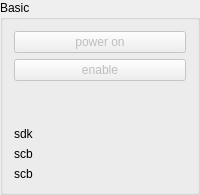
       <widget class="QGroupBox" name="groupBox">
        <property name="title">
         <string>Basic</string>
        </property>
        <layout class="QGridLayout" name="gridLayout_6">
         <item row="1" column="0">
          <layout class="QGridLayout" name="gridLayout_5">
           <item row="3" column="0">
            <widget class="QLabel" name="label_65">
             <property name="text">
              <string>sdk</string>
             </property>
            </widget>
           </item>
           <item row="1" column="0">
            <widget class="QPushButton" name="enableBt">
             <property name="enabled">
              <bool>false</bool>
             </property>
             <property name="text">
              <string>enable</string>
             </property>
            </widget>
           </item>
           <item row="4" column="0">
            <widget class="QLabel" name="scbMajor">
             <property name="text">
              <string>scb</string>
             </property>
            </widget>
           </item>
           <item row="2" column="0">
            <spacer name="verticalSpacer_3">
             <property name="orientation">
              <enum>Qt::Vertical</enum>
             </property>
             <property name="sizeHint" stdset="0">
              <size>
               <width>20</width>
               <height>40</height>
              </size>
             </property>
            </spacer>
           </item>
           <item row="0" column="0">
            <widget class="QPushButton" name="powerOnBt">
             <property name="enabled">
              <bool>false</bool>
             </property>
             <property name="minimumSize">
              <size>
               <width>90</width>
               <height>0</height>
              </size>
             </property>
             <property name="text">
              <string>power on</string>
             </property>
            </widget>
           </item>
           <item row="5" column="0">
            <widget class="QLabel" name="scbMinor">
             <property name="text">
              <string>scb</string>
             </property>
            </widget>
           </item>
          </layout>
         </item>
        </layout>
       </widget>
